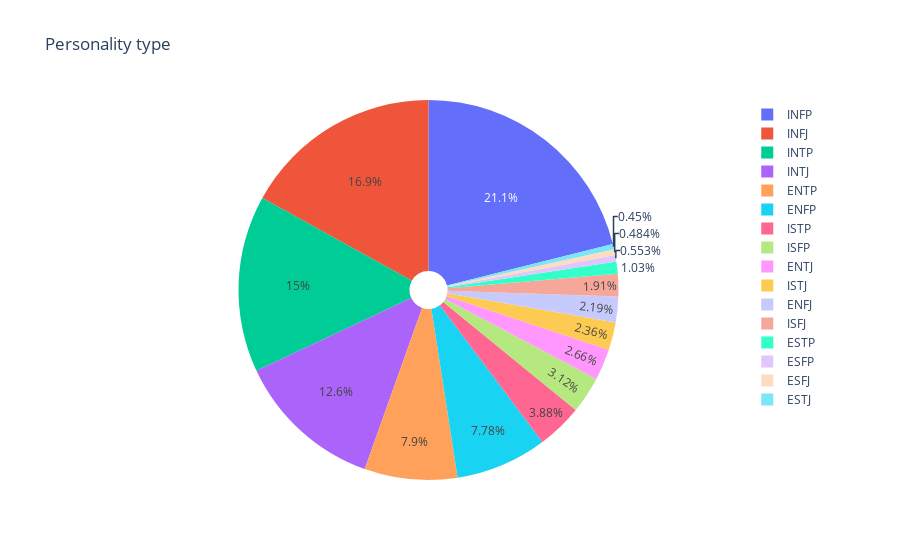

The code cell stored with this chart in its notebook:
### Code cell
fig=px.pie(csv_data,names='type',title='Personality type',hole=0.1)
fig

### Figure 1 — Plotly figure (JSON) as saved in the notebook; plotly's stock layout.template omitted (floating-point values rounded to 4 significant figures; data arrays with more than 128 entries replaced by an {"elided": "..."} marker saying what was removed)
{"data": [{"domain": {"x": [0, 1], "y": [0, 1]}, "hole": 0.1, "hovertemplate": "type=%{label}<extra></extra>", "labels": {"elided": "8675 str values"}, "legendgroup": "", "name": "", "showlegend": true, "type": "pie"}], "layout": {"legend": {"tracegroupgap": 0}, "title": {"text": "Personality type"}}}
